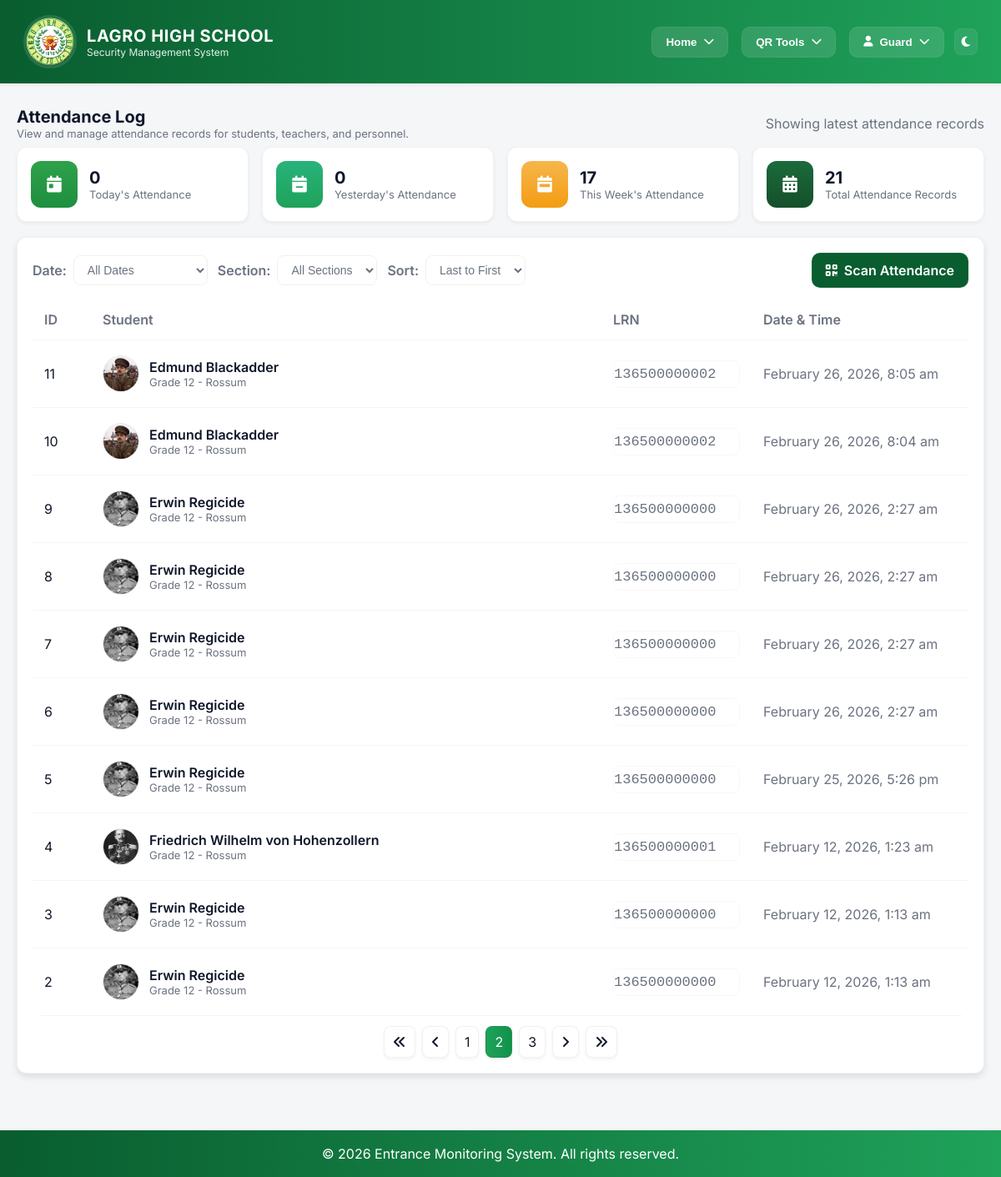
Page /webpages/attendance-log.php?page=2 (signed in) on the committed database.
### tables this page shows
CREATE TABLE `attendance` (
  `id` int(11) NOT NULL,
  `student_lrn` varchar(100) NOT NULL,
  `timestamp` timestamp NOT NULL DEFAULT current_timestamp() ON UPDATE current_timestamp()
);

CREATE TABLE `student_info` (
  `id` int(11) NOT NULL,
  `first_name` varchar(50) NOT NULL,
  `middle_name` varchar(50) DEFAULT NULL,
  `last_name` varchar(50) NOT NULL,
  `lrn` varchar(12) NOT NULL,
  `grade_level` int(11) NOT NULL,
  `section` varchar(30) NOT NULL,
  `birthdate` date NOT NULL,
  `age` int(11) NOT NULL,
  `sex` varchar(10) NOT NULL,
  `student_address` text NOT NULL,
  `contact_number` varchar(15) NOT NULL,
  `email_address` varchar(100) NOT NULL,
  `parent_guardian` varchar(100) NOT NULL,
  `parent_guardian_contact` varchar(15) NOT NULL,
  `relationship` varchar(30) DEFAULT NULL,
  `profile_picture` varchar(255) DEFAULT NULL,
  `account_password` varchar(100) NOT NULL,
  `qr_code_url` longtext DEFAULT NULL,
  `qr_code_generated_at` timestamp NULL DEFAULT NULL,
  `is_registered` int(11) DEFAULT 0
);

### include/role_access.php (called while the page is built, shortened)
<?php
if (!function_exists('getCurrentUserRole')) {
function getCurrentUserRole() {
    if (isset($_SESSION['employee_id']) && !empty($_SESSION['employee_id'])) {
        global $conn;
        $emp_id = $_SESSION['employee_id'];
        $stmt = $conn->prepare("SELECT employee_type FROM employee_info WHERE employee_id = ?");
        $stmt->bind_param("s", $emp_id);
        $stmt->execute();
        $result = $stmt->get_result();
        $employee = $result->fetch_assoc();
        if ($employee && !empty($employee['employee_type'])) {
            $employee_type = strtoupper($employee['employee_type']);
            if (strpos($employee_type, 'TEACHER') !== false || strpos($employee_type, 'INSTRUCTOR') !== false) {
                return 'TEACHER';
            } elseif (strpos($employee_type, 'SECURITY') !== false) {
                return 'SECURITY';
            } else {
                return 'OTHER_PERSONNEL';
            }
        }
    }
    return null;
}
}
?>

### webpages/attendance-log.php (the view, shortened to what this page needs)
<?php
include_once "../include/db_conn.php";
include "../include/role_access.php";
$records_per_page = 10;
$page = isset($_GET['page']) ? (int)$_GET['page'] : 1;
$offset = ($page - 1) * $records_per_page;
$sort_order = isset($_GET['sort']) ? $_GET['sort'] : 'DESC';
$where_clause = '';
$count_sql = "SELECT COUNT(*) as total FROM attendance a LEFT JOIN student_info s ON a.student_lrn = s.lrn" . $where_clause;
$count_result = $conn->query($count_sql);
$total_records = $count_result->fetch_assoc()['total'];
$total_pages = ceil($total_records / $records_per_page);
$sql = "SELECT a.id, a.student_lrn, a.timestamp,
        s.first_name, s.last_name, s.grade_level, s.section, s.profile_picture
        FROM attendance a
        LEFT JOIN student_info s ON a.student_lrn = s.lrn
        $where_clause
        ORDER BY a.timestamp $sort_order
        LIMIT $offset, $records_per_page";
$result = $conn->query($sql);
$today = date('Y-m-d');
$stats_sql = "SELECT
    (SELECT COUNT(*) FROM attendance WHERE DATE(timestamp) = '$today') as today_count,
    (SELECT COUNT(*) FROM attendance WHERE DATE(timestamp) = DATE_SUB('$today', INTERVAL 1 DAY)) as yesterday_count,
    (SELECT COUNT(*) FROM attendance WHERE DATE(timestamp) BETWEEN DATE_SUB('$today', INTERVAL 7 DAY) AND '$today') as week_count,
    (SELECT COUNT(*) FROM attendance) as total_count";
$stats_result = $conn->query($stats_sql);
$stats = $stats_result->fetch_assoc();
?>
<!DOCTYPE html>
<html lang="en">
<head>
</head>
<body>
    <?php
    include "../include/header.php";
    ?>
    <main class="container">
        <div class="page-title">
            <div>
                <h2>Attendance Log</h2>
                <p>View and manage attendance records for students, teachers, and personnel.</p>
            </div>
            <div class="muted">Showing latest attendance records</div>
        </div>
        <section>
            <div class="stats-grid">
                <div class="stat">
                    <div class="icon today"><i class="fas fa-calendar-day"></i></div>
                    <div class="info">
                        <h3><?php echo $stats['today_count']; ?></h3>
                        <p>Today's Attendance</p>
                    </div>
                </div>
                <div class="stat">
                    <div class="icon yesterday"><i class="fas fa-calendar-minus"></i></div>
                    <div class="info">
                        <h3><?php echo $stats['yesterday_count']; ?></h3>
                        <p>Yesterday's Attendance</p>
                    </div>
                </div>
                <div class="stat">
                    <div class="icon week"><i class="fas fa-calendar-week"></i></div>
                    <div class="info">
                        <h3><?php echo $stats['week_count']; ?></h3>
                        <p>This Week's Attendance</p>
                    </div>
                </div>
                <div class="stat">
                    <div class="icon total"><i class="fas fa-calendar-alt"></i></div>
                    <div class="info">
                        <h3><?php echo $stats['total_count']; ?></h3>
                        <p>Total Attendance Records</p>
                    </div>
                </div>
            </div>
            <div class="panel">
                <div class="filter-row">
                    <div class="filter-left">
                        <form method="GET" action="" id="filterForm" style="display: flex; align-items: center; gap: 12px;">
                            <div style="display: flex; align-items: center; gap: 8px;">
                                <label class="filter-label">Date:</label>
                                <select id="date" name="date" onchange="document.getElementById('filterForm').submit();">
                                    <option value="">All Dates</option>
                                </select>
                            </div>
                            <div style="display: flex; align-items: center; gap: 8px;">
                                <label class="filter-label">Section:</label>
                                <select id="section" name="section" onchange="document.getElementById('filterForm').submit();">
                                    <option value="">All Sections</option>
                                </select>
                            </div>
                            <div style="display: flex; align-items: center; gap: 8px;">
                                <label class="filter-label">Sort:</label>
                                <select id="sort" name="sort" onchange="document.getElementById('filterForm').submit();">
                                    <option value="DESC" <?php echo ($sort_order == 'DESC') ? 'selected' : ''; ?>>Last to First</option>
                                </select>
                            </div>
                        </form>
                    </div>
                    <div>
                        <a class="btn-scan" href="scanner.php"><i class="fa-solid fa-qrcode"></i> Scan Attendance</a>
                    </div>
                </div>
                <?php if ($result && $result->num_rows > 0): ?>
                    <div style="overflow:hidden; border-radius:10px;">
                        <table class="attendance-table">
                            <thead>
                                <tr>
                                    <th style="width:70px;">ID</th>
                                    <th>Student</th>
                                    <th style="width:180px;">LRN</th>
                                    <th style="width:260px;">Date & Time</th>
                                </tr>
                            </thead>
                            <tbody>
                                <?php while ($row = $result->fetch_assoc()): ?>
                                    <tr>
                                        <td><?php echo $row['id']; ?></td>
                                        <td>
                                            <div class="student-info">
                                                <div class="avatar">
                                                    <?php if (!empty($row['profile_picture']) && file_exists($row['profile_picture'])): ?>
                                                        <img src="<?php echo htmlspecialchars($row['profile_picture']); ?>" alt="Student Photo">
                                                    <?php else: ?>
                                                        <i class="fas fa-user" style="color:var(--muted);"></i>
                                                    <?php endif; ?>
                                                </div>
                                                <div>
                                                    <div class="student-name">
                                                        <?php
                                                        if (!empty($row['first_name']) && !empty($row['last_name'])) {
                                                            echo htmlspecialchars($row['first_name'] . ' ' . $row['last_name']);
                                                        } else {
                                                            echo '<span style="color: var(--muted);">Unknown Student</span>';
                                                        }
                                                        ?>
                                                    </div>
                                                    <?php if (!empty($row['grade_level']) && !empty($row['section'])): ?>
                                                        <div class="student-meta">Grade <?php echo htmlspecialchars($row['grade_level']); ?> - <?php echo htmlspecialchars($row['section']); ?></div>
                                                    <?php endif; ?>
                                                </div>
                                            </div>
                                        </td>
                                        <td>
                                            <div class="lrn-badge"><?php echo htmlspecialchars($row['student_lrn']); ?></div>
                                        </td>
                                        <td class="muted"><?php echo date('F j, Y, g:i a', strtotime($row['timestamp'])); ?></td>
                                    </tr>
                                <?php endwhile; ?>
                            </tbody>
                        </table>
                    </div>
                    <?php
                    $query_params = '';
                    ?>
                    <?php if ($total_pages > 1): ?>
                        <div class="pagination">
                            <?php if ($page > 1): ?>
                                <a href="?page=1<?php echo $query_params; ?>">
                                    <i class="fas fa-angle-double-left"></i>
                                </a>
                                <a href="?page=<?php echo $page - 1; ?><?php echo $query_params; ?>">
                                    <i class="fas fa-angle-left"></i>
                                </a>
                            <?php else: ?>
                                <span class="disabled"><i class="fas fa-angle-double-left"></i></span>
                                <span class="disabled"><i class="fas fa-angle-left"></i></span>
                            <?php endif; ?>
                            <?php
                            $range = 2;
                            $start_page = max(1, $page - $range);
                            $end_page = min($total_pages, $page + $range);
                            for ($i = $start_page; $i <= $end_page; $i++) {
                                if ($i == $page) {
                                    echo '<span class="active">' . $i . '</span>';
                                } else {
                                    echo '<a href="?page=' . $i . $query_params . '">' . $i . '</a>';
                                }
                            }
                            ?>
                            <?php if ($page < $total_pages): ?>
                                <a href="?page=<?php echo $page + 1; ?><?php echo $query_params; ?>">
                                    <i class="fas fa-angle-right"></i>
                                </a>
                                <a href="?page=<?php echo $total_pages; ?><?php echo $query_params; ?>">
                                    <i class="fas fa-angle-double-right"></i>
                                </a>
                            <?php else: ?>
                                <span class="disabled"><i class="fas fa-angle-right"></i></span>
                                <span class="disabled"><i class="fas fa-angle-double-right"></i></span>
                            <?php endif; ?>
                        </div>
                    <?php endif; ?>
                <?php endif; ?>
            </div>
        </section>
    </main>
    <?php include '../include/footer.php'; ?>
</body>
</html>

### rows in the picture
attendance: id "11", student_info.profile_picture (picture), student_info.first_name+last_name "Edmund Blackadder", student_info.grade_level "12", student_info.section "Rossum", student_lrn "136500000002", timestamp "February 26, 2026, 8:05 am"
attendance: id "10", student_info.profile_picture (picture), student_info.first_name+last_name "Edmund Blackadder", student_info.grade_level "12", student_info.section "Rossum", student_lrn "136500000002", timestamp "February 26, 2026, 8:04 am"
attendance: id "9", student_info.profile_picture (picture), student_info.first_name+last_name "Erwin Regicide", student_info.grade_level "12", student_info.section "Rossum", student_lrn "136500000000", timestamp "February 26, 2026, 2:27 am"
attendance: id "8", student_info.profile_picture (picture), student_info.first_name+last_name "Erwin Regicide", student_info.grade_level "12", student_info.section "Rossum", student_lrn "136500000000", timestamp "February 26, 2026, 2:27 am"
attendance: id "7", student_info.profile_picture (picture), student_info.first_name+last_name "Erwin Regicide", student_info.grade_level "12", student_info.section "Rossum", student_lrn "136500000000", timestamp "February 26, 2026, 2:27 am"
attendance: id "6", student_info.profile_picture (picture), student_info.first_name+last_name "Erwin Regicide", student_info.grade_level "12", student_info.section "Rossum", student_lrn "136500000000", timestamp "February 26, 2026, 2:27 am"
attendance: id "5", student_info.profile_picture (picture), student_info.first_name+last_name "Erwin Regicide", student_info.grade_level "12", student_info.section "Rossum", student_lrn "136500000000", timestamp "February 25, 2026, 5:26 pm"
attendance: id "4", student_info.profile_picture (picture), student_info.first_name+last_name "Friedrich Wilhelm von Hohenzollern", student_info.grade_level "12", student_info.section "Rossum", student_lrn "136500000001", timestamp "February 12, 2026, 1:23 am"
attendance: id "3", student_info.profile_picture (picture), student_info.first_name+last_name "Erwin Regicide", student_info.grade_level "12", student_info.section "Rossum", student_lrn "136500000000", timestamp "February 12, 2026, 1:13 am"
attendance: id "2", student_info.profile_picture (picture), student_info.first_name+last_name "Erwin Regicide", student_info.grade_level "12", student_info.section "Rossum", student_lrn "136500000000", timestamp "February 12, 2026, 1:13 am"

### other values in the picture
$_SESSION['first_name'] "Guard"
$stats['today_count'] "0"
$stats['yesterday_count'] "0"
$stats['week_count'] "17"
$stats['total_count'] "21"
